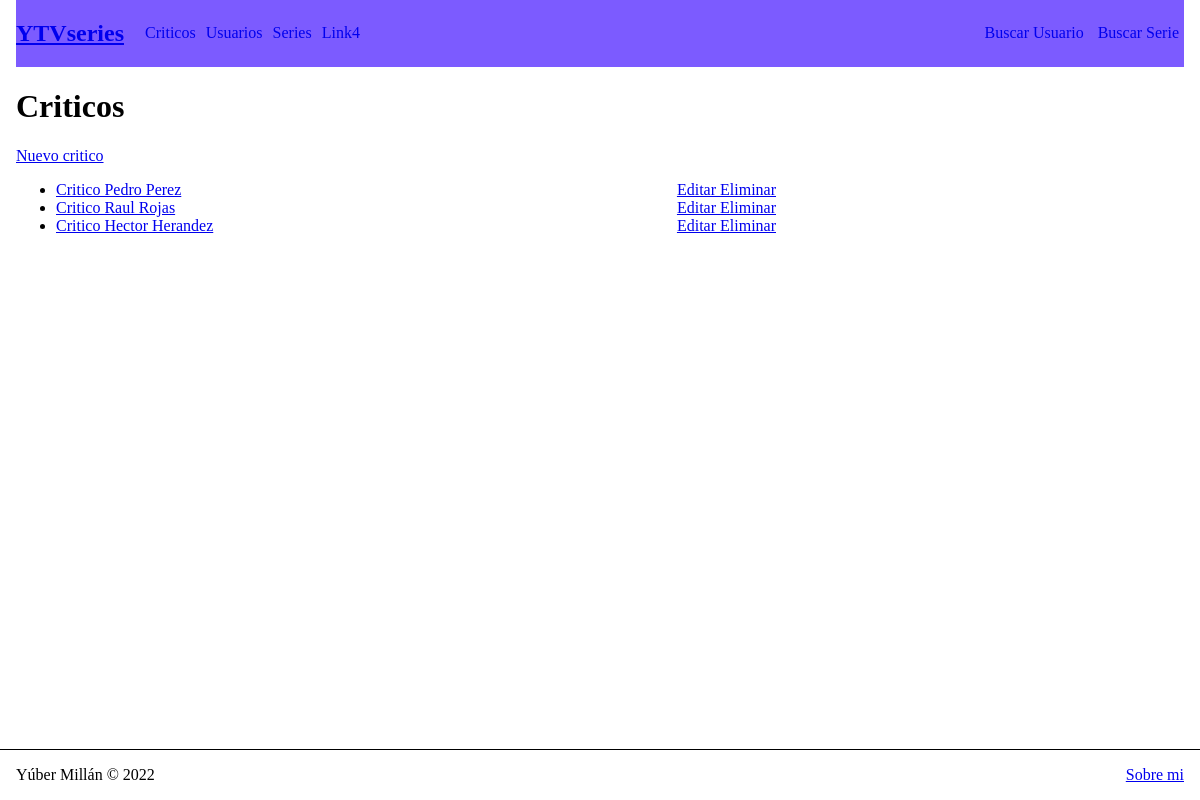
The app's page /usuarios/criticos, older data.
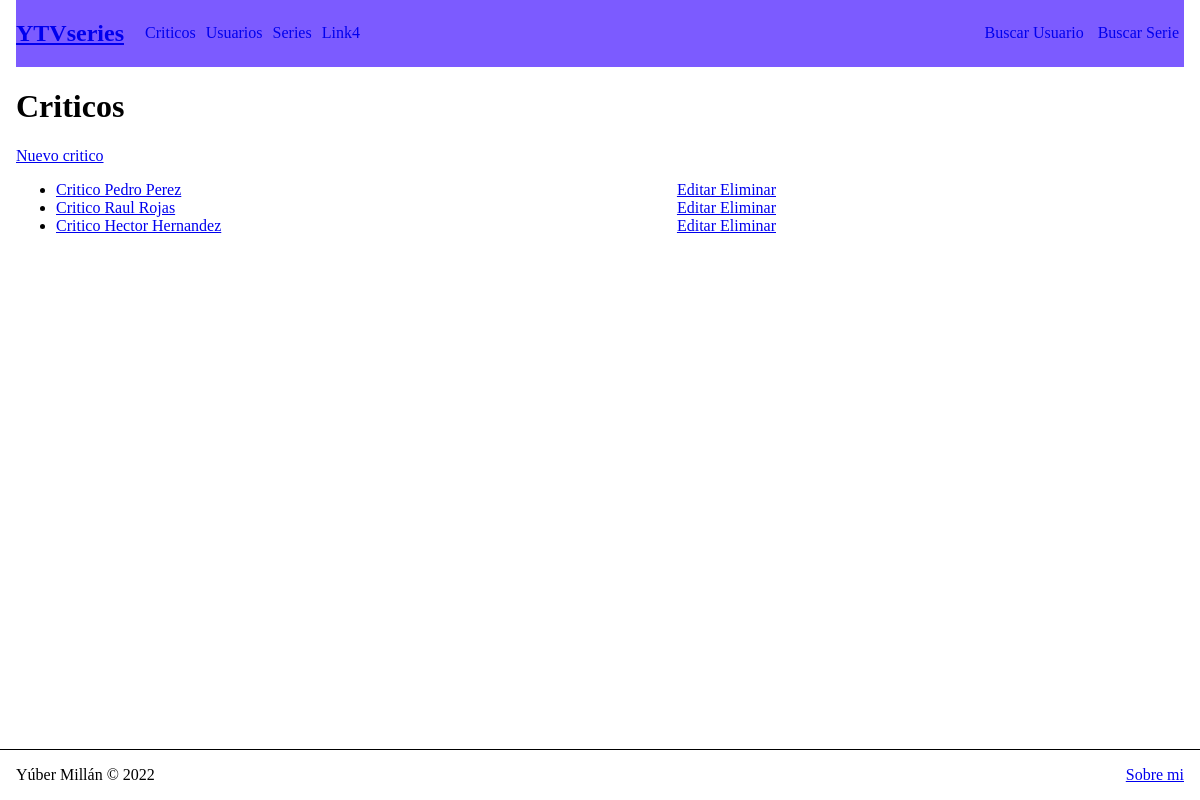
The same page, newer data.
### usuarios/models.py (models this page shows)
class Critico(models.Model):
    nombre = models.CharField(max_length=255)
    apellido = models.CharField(max_length=255)
    email = models.EmailField()
    alias = models.CharField(max_length=25)
    experiencia = models.TextField()
    def __str__(self):
        return f"Critico {self.nombre} {self.apellido}"

### usuarios/views.py (the view)
# urls.py: path("criticos", views.criticos, name="ListaCriticos"),
def criticos(request):
    critico = Critico.objects.all()
    return render(request, "usuarios/criticos.html", {"criticos": critico})

### usuarios/templates/usuarios/criticos.html
{% extends 'layout.html' %}
{% block contenido %}
    <h1>Criticos</h1>
    <a href="{% url 'NuevoCritico' %}">Nuevo critico</a>
    <ul style="max-width: 60vw;">
        {% for critic in criticos %}
            <li>
                <a href="{% url 'VerCritico' critic.nombre %}">
                    {{ critic }}
                </a>
                <div style="float: right;">
                    <a href="{% url 'EditarCritico' critic.id %}">
                        Editar
                    </a>
                    <a href="{% url 'EliminarCritico' critic.id %}">
                        Eliminar
                    </a>
                </div>
            </li>
        {% endfor %}
    </ul>
{% endblock contenido %}

Row changes from the older to the newer data that the page shows:
changed Critico: nombre+apellido "Critico Hector Herandez" → "Critico Hector Hernandez"
